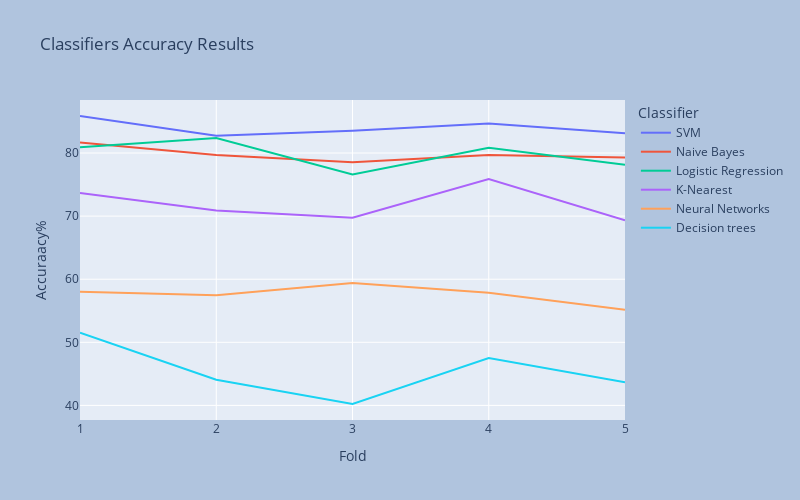

Notebook source saved alongside this figure:
### Code cell
fig = px.line(df, x="Fold", y="Accuraacy%", color="Classifier", title= "Classifiers Accuracy Results")
# fig.update_xaxes(ticks="inside", y=["1","2","3","4","5"])
fig.update_yaxes(ticks="inside", col= [1, 2, 3, 4, 5])
#fig.update_xaxes(ticks="inside", col=1)

fig.update_xaxes(zeroline=True, zerolinewidth=2, zerolinecolor='LightPink')
fig.update_yaxes(zeroline=True, zerolinewidth=2, zerolinecolor='LightPink')


fig.update_layout(
    autosize=False,
    width=800,
    height=500,
    paper_bgcolor="LightSteelBlue",
)

fig.show()

### Figure 1 — Plotly figure (JSON) as saved in the notebook; plotly's stock layout.template omitted (floating-point values rounded to 4 significant figures)
{"data": [{"hovertemplate": "Classifier=SVM<br>Fold=%{x}<br>Accuraacy%=%{y}<extra></extra>", "legendgroup": "SVM", "line": {"color": "#636efa", "dash": "solid"}, "mode": "lines", "name": "SVM", "orientation": "v", "showlegend": true, "type": "scatter", "x": ["1", "2", "3", "4", "5"], "xaxis": "x", "y": ["85.87", "82.75", "83.52", "84.67", "83.14"], "yaxis": "y"}, {"hovertemplate": "Classifier=Naive Bayes<br>Fold=%{x}<br>Accuraacy%=%{y}<extra></extra>", "legendgroup": "Naive Bayes", "line": {"color": "#EF553B", "dash": "solid"}, "mode": "lines", "name": "Naive Bayes", "orientation": "v", "showlegend": true, "type": "scatter", "x": ["1", "2", "3", "4", "5"], "xaxis": "x", "y": ["81.67", "79.69", "78.54", "79.69", "79.31"], "yaxis": "y"}, {"hovertemplate": "Classifier=Logistic Regression<br>Fold=%{x}<br>Accuraacy%=%{y}<extra></extra>", "legendgroup": "Logistic Regression", "line": {"color": "#00cc96", "dash": "solid"}, "mode": "lines", "name": "Logistic Regression", "orientation": "v", "showlegend": true, "type": "scatter", "x": ["1", "2", "3", "4", "5"], "xaxis": "x", "y": ["80.91", "82.37", "76.62", "80.84", "78.16"], "yaxis": "y"}, {"hovertemplate": "Classifier=K-Nearest<br>Fold=%{x}<br>Accuraacy%=%{y}<extra></extra>", "legendgroup": "K-Nearest", "line": {"color": "#ab63fa", "dash": "solid"}, "mode": "lines", "name": "K-Nearest", "orientation": "v", "showlegend": true, "type": "scatter", "x": ["1", "2", "3", "4", "5"], "xaxis": "x", "y": ["73.66", "70.88", "69.73", "75.86", "69.34"], "yaxis": "y"}, {"hovertemplate": "Classifier=Neural Networks<br>Fold=%{x}<br>Accuraacy%=%{y}<extra></extra>", "legendgroup": "Neural Networks", "line": {"color": "#FFA15A", "dash": "solid"}, "mode": "lines", "name": "Neural Networks", "orientation": "v", "showlegend": true, "type": "scatter", "x": ["1", "2", "3", "4", "5"], "xaxis": "x", "y": ["58.01", "57.47", "59.38", "57.85", "55.17"], "yaxis": "y"}, {"hovertemplate": "Classifier=Decision trees<br>Fold=%{x}<br>Accuraacy%=%{y}<extra></extra>", "legendgroup": "Decision trees", "line": {"color": "#19d3f3", "dash": "solid"}, "mode": "lines", "name": "Decision trees", "orientation": "v", "showlegend": true, "type": "scatter", "x": ["1", "2", "3", "4", "5"], "xaxis": "x", "y": ["51.52", "44.06", "40.22", "47.50", "43.67"], "yaxis": "y"}], "layout": {"autosize": false, "height": 500, "legend": {"title": {"text": "Classifier"}, "tracegroupgap": 0}, "paper_bgcolor": "LightSteelBlue", "title": {"text": "Classifiers Accuracy Results"}, "width": 800, "xaxis": {"anchor": "y", "domain": [0, 1], "title": {"text": "Fold"}, "zeroline": true, "zerolinecolor": "LightPink", "zerolinewidth": 2}, "yaxis": {"anchor": "x", "domain": [0, 1], "title": {"text": "Accuraacy%"}, "zeroline": true, "zerolinecolor": "LightPink", "zerolinewidth": 2}}}
